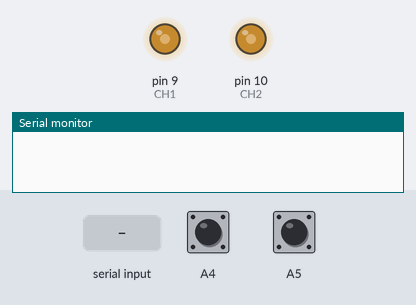
Simulated run of this sketch. Board: Arduino Uno, built with avr-gcc and run on an emulated ATmega328P. Shown: output pins drawn as LEDs (lit = HIGH), the last lines printed to the serial monitor. The test bench sets the inputs (shaded band); at power-on: A5 HIGH, A4 HIGH.

Above: at 1.2 s.
1.3 s: A5 pulled LOW for 3.2 s
At 1.45 s:
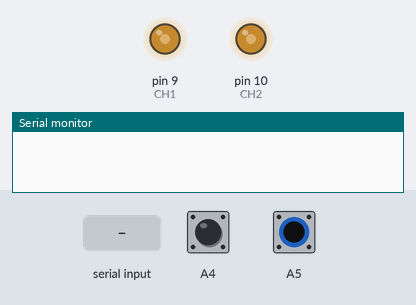
6.0 s: "90,45\n" received over Serial
7.5 s: A4 pulled LOW for 3.2 s
At 10.64 s:
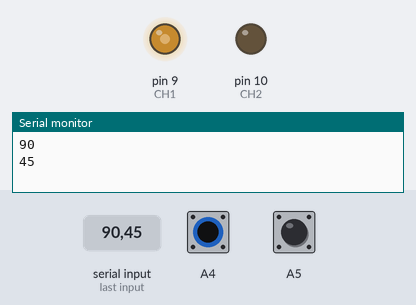
12.2 s: A5 pulled LOW for 0.15 s
At 12.7 s:
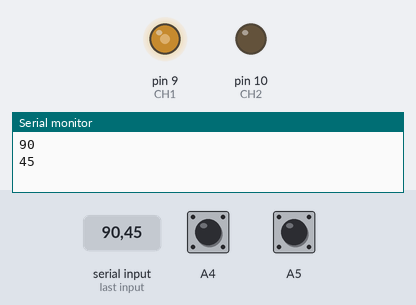
Timing chart, 0 to 14.8 s (numbered marks = the images above; inputs shaded):
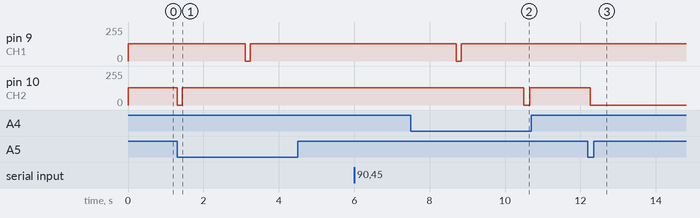

Measured:
- after the input at 1.3 s, pin 9 (CH1): 128/255 → 0/255 after 1.8 s, → 128/255 0.14 s later; pin 10 (CH2): 128/255 → 0/255 at once, → 128/255 0.14 s later
- after the input at 7.5 s, pin 9 (CH1): 128/255 → 0/255 after 1.2 s, → 128/255 0.14 s later; pin 10 (CH2): 128/255 → 0/255 after 3.0 s, → 128/255 0.16 s later
- after the input at 12.2 s, pin 10 (CH2): 128/255 → 0/255 after 0.05 s

The sketch:

PhaseShifter44kHz.ino
```cpp
// Constantes
const unsigned int angleCste = -2;    // -[1,360]
const unsigned int delayCste = 20;
const float ConvertionCste = 1.1011;  // 182/180
int theta = 0;                        // Angle de déphasage

void AdjustAngle(int& angle, int cste){
  /* Impose à l'angle d'être compris entre 0° et 360° */
  angle += cste;
  if(angle >= 0) angle = (angle)%360;
  else           angle = (360+angle)%360;
}

void AngleToUnit(int angle){
  /* Convertit un angle compris entre 0° et 360° en unité */
  if(angle == 0){
    OCR1A = 1;
    OCR1B = 180;
  }else if(angle < 180){
    OCR1A = angle*ConvertionCste;
    OCR1B = 180;
  }else if(angle > 180){
    OCR1A = 180;
    OCR1B = 180 - (angle-180)*ConvertionCste;
  }
}

void SetPhase(){
  /* Stop le timer, effecture le changement d'angle, puis le restore */
  TCCR1B = 0x18;
  TCCR1A = 0x50;

  // Set OCR1A et OCR1B
  AngleToUnit(theta);
  TCNT1=0x0; //0

  TCCR1A = 0xA0;
  TCCR1C = 0xC0;
  TCCR1A = 0x50;

  TCCR1B |= 1;
}

void setup(){
// Init serial monitor
  Serial.begin(500000);
//Init pin
  // Init pin entrés
  pinMode(A5, INPUT_PULLUP); // +
  pinMode(A4, INPUT_PULLUP); // -
  // Init pin sortie
  pinMode(9, OUTPUT);        // CH1
  pinMode(10, OUTPUT);       // CH2


// Génération du signal
  ICR1  = 182-1;
  SetPhase();
}

void loop(){
  delay(delayCste);

  while (Serial.available() ){
    theta = Serial.parseInt();
    Serial.println(theta);
    Serial.read();
  }

  // Connex
  if (digitalRead(A5) == LOW) AdjustAngle(theta, +angleCste); // Rouge
  if (digitalRead(A4) == LOW) AdjustAngle(theta, -angleCste); // Bleu

  // Console
  /*
  Serial.println("");
  Serial.print(theta);
  Serial.print(" || ");
  Serial.print(OCR1A);
  Serial.print(" | ");
  Serial.print(OCR1B);
  */

  //
  SetPhase();
}
```
